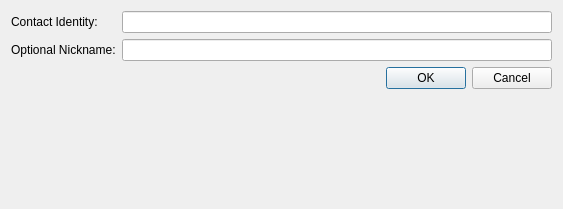
<?xml version="1.0" encoding="UTF-8"?>
<ui version="4.0">
 <class>ContactAddDialog</class>
 <widget class="QDialog" name="ContactAddDialog">
  <property name="geometry">
   <rect>
    <x>0</x>
    <y>0</y>
    <width>563</width>
    <height>209</height>
   </rect>
  </property>
  <property name="windowTitle">
   <string>Add a Contact</string>
  </property>
  <layout class="QFormLayout" name="formLayout">
   <item row="0" column="0">
    <widget class="QLabel" name="lblIdentity">
     <property name="text">
      <string>Contact Identity:</string>
     </property>
    </widget>
   </item>
   <item row="0" column="1">
    <widget class="UpperCaseLineEdit" name="edtIdentity"/>
   </item>
   <item row="1" column="0">
    <widget class="QLabel" name="lblNickname">
     <property name="text">
      <string>Optional Nickname:</string>
     </property>
    </widget>
   </item>
   <item row="1" column="1">
    <widget class="QLineEdit" name="edtNickname"/>
   </item>
   <item row="2" column="0" colspan="2">
    <widget class="QDialogButtonBox" name="buttonBox">
     <property name="orientation">
      <enum>Qt::Horizontal</enum>
     </property>
     <property name="standardButtons">
      <set>QDialogButtonBox::Cancel|QDialogButtonBox::Ok</set>
     </property>
    </widget>
   </item>
  </layout>
 </widget>
 <customwidgets>
  <customwidget>
   <class>UpperCaseLineEdit</class>
   <extends>QLineEdit</extends>
   <header>widgets/UpperCaseLineEdit.h</header>
  </customwidget>
 </customwidgets>
 <resources/>
 <connections>
  <connection>
   <sender>buttonBox</sender>
   <signal>accepted()</signal>
   <receiver>ContactAddDialog</receiver>
   <slot>accept()</slot>
   <hints>
    <hint type="sourcelabel">
     <x>248</x>
     <y>254</y>
    </hint>
    <hint type="destinationlabel">
     <x>157</x>
     <y>274</y>
    </hint>
   </hints>
  </connection>
  <connection>
   <sender>buttonBox</sender>
   <signal>rejected()</signal>
   <receiver>ContactAddDialog</receiver>
   <slot>reject()</slot>
   <hints>
    <hint type="sourcelabel">
     <x>316</x>
     <y>260</y>
    </hint>
    <hint type="destinationlabel">
     <x>286</x>
     <y>274</y>
    </hint>
   </hints>
  </connection>
 </connections>
</ui>
